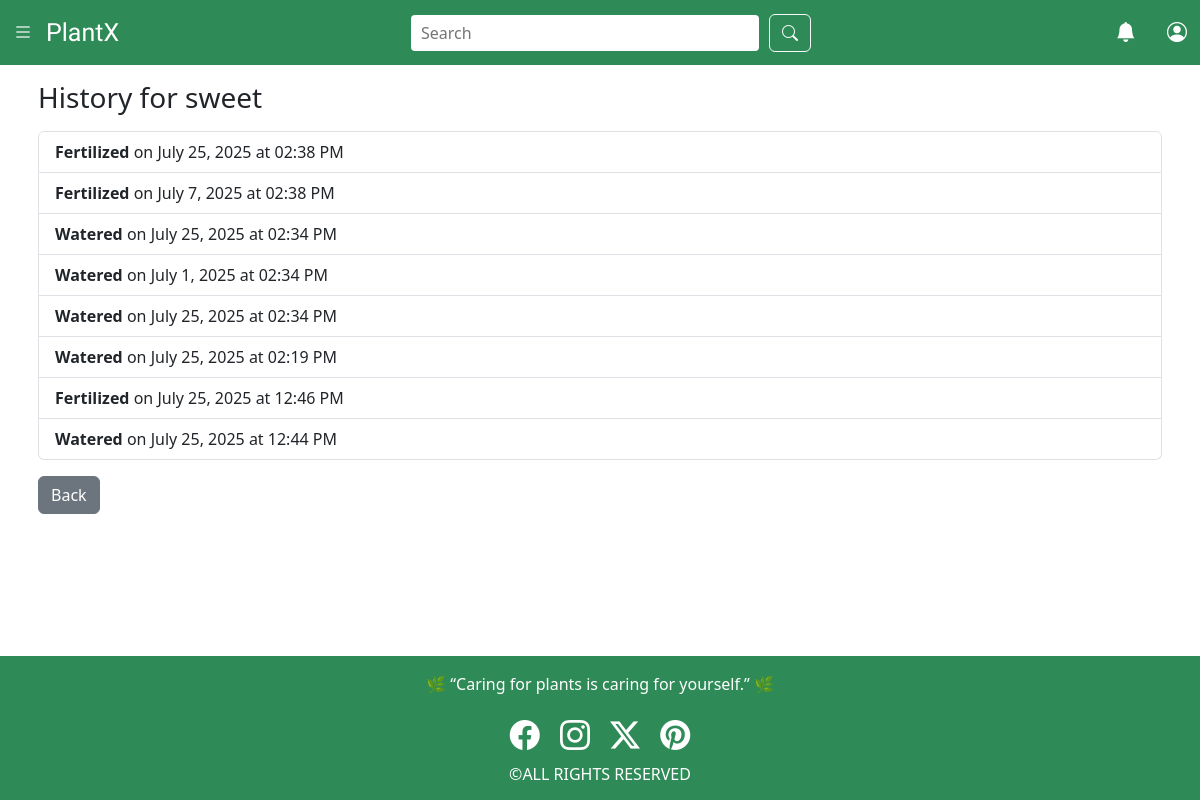
The app's page /history/10/ (signed in) with its own data.
### plant/models.py (models this page shows, shortened)
class userplant(models.Model):
    PLANT_TYPES = [
        ('Succulent', 'Succulent'),
        ('Fern', 'Fern'),
        ('Cactus', 'Cactus'),
        ('Herb', 'Herb'),
        ('Other', 'Other'),
    ]
    SUNLIGHT_OPTIONS = [
        ('Low', 'Low'),
        ('Medium', 'Medium'),
        ('High', 'High'),
    ]
    LOCATION_CHOICES = [
        ('Indoor', 'Indoor'),
        ('Outdoor', 'Outdoor'),
    ]
    STATUS_OPTIONS = [
        ('Healthy', 'Healthy'),
        ('Needs Attention', 'Needs Attention'),
        ('Dying', 'Dying'),
        ('Dead', 'Dead'),
    ]
    user = models.ForeignKey(User, on_delete=models.CASCADE)
    nickname = models.CharField(max_length=100, blank=True)
    plant_type = models.CharField(max_length=50, choices=PLANT_TYPES, blank=True)
    custom_image = models.ImageField(upload_to='user_plants/', blank=True, null=True)
    location = models.CharField(max_length=10, choices=LOCATION_CHOICES, blank=True)
    sunlight_available = models.CharField(max_length=10, choices=SUNLIGHT_OPTIONS, blank=True)
    planted_date = models.DateField(default=date.today, help_text="The date when the plant was planted")
    last_watered = models.DateField(blank=True, null=True)
    watering_frequency = models.PositiveIntegerField(help_text="How often the plant should be watered, in days (e.g., every 3 days).", blank=True, null=True)
    last_fertilized = models.DateField(blank=True, null=True, help_text="Date when the plant was last given fertilizer.")
    fertilizing_frequency = models.PositiveIntegerField(help_text="How often to fertilize, in days.", blank=True, null=True)
    is_flowering_and_fruiting= models.BooleanField(default=False, help_text="whether the plant is currently flowering.")
    notes = models.TextField(blank=True, help_text="Any additional notes – observations, reminders, or tips.")
    deleted = models.BooleanField(default=False)
    deleted_at = models.DateTimeField(null=True, blank=True)

class planthistory(models.Model):
    plant = models.ForeignKey(userplant, on_delete=models.CASCADE, related_name='history')
    date = models.DateField()
    action = models.CharField(max_length=20)
    timestamp = models.DateTimeField(auto_now_add=True)

### plant/views.py (the view)
# urls.py: path('history/<int:userplant_id>/', views.history, name='history'),
def history(request,userplant_id):
    plant = get_object_or_404(userplant, id=userplant_id, user=request.user)
    history = plant.history.all().order_by('-timestamp')
    return render(request, 'plant/history.html', {'plant': plant, 'history': history})

### plant/context_processors.py (called while the page is built)
def userplants_context(request):
    if request.user.is_authenticated:
        return {
            'userplant': userplant.objects.filter(user=request.user, deleted_at__isnull=True)
        }
    return {'userplant': None}

### plant/templates/plant/history.html (shortened to what this page needs)
<!DOCTYPE html>
<html lang="en">
<head>
    <link href="https://cdn.jsdelivr.net/npm/bootstrap@5.3.7/dist/css/bootstrap.min.css" rel="stylesheet">
</head>
<body class="d-flex flex-column min-vh-100">
    {% include 'plant/navbar.html' %}
    <div class="container mt-2 p-2">
        <h3>History for {{ plant.nickname }}</h3>
        <ul class="list-group mt-3">
            {% for record in history %}
                <li class="list-group-item">
                    <strong>{{ record.action|capfirst }}</strong> on
                    {{ record.date }} at {{ record.timestamp|date:"h:i A" }}
                </li>
            {% empty %}
                <li class="list-group-item">No history available.</li>
            {% endfor %}
        </ul>
        <a href="{% url 'myplantinfo' userplant_id=plant.id %}" class="btn btn-secondary mt-3">Back</a>
    </div>
    {% include 'plant/footer.html' %}
</body>
</html>

### plant/templates/plant/navbar.html (style rules this page uses)
body { margin: 0; font-family: Arial, sans-serif; }

### records on screen
userplant: nickname "sweet"
planthistory: action "Fertilized", date "July 25, 2025", timestamp "02:38 PM"
planthistory: action "Fertilized", date "July 7, 2025", timestamp "02:38 PM"
planthistory: action "Watered", date "July 25, 2025", timestamp "02:34 PM"
planthistory: action "Watered", date "July 1, 2025", timestamp "02:34 PM"
planthistory: action "Watered", date "July 25, 2025", timestamp "02:34 PM"
planthistory: action "Watered", date "July 25, 2025", timestamp "02:19 PM"
planthistory: action "Fertilized", date "July 25, 2025", timestamp "12:46 PM"
planthistory: action "Watered", date "July 25, 2025", timestamp "12:44 PM"
